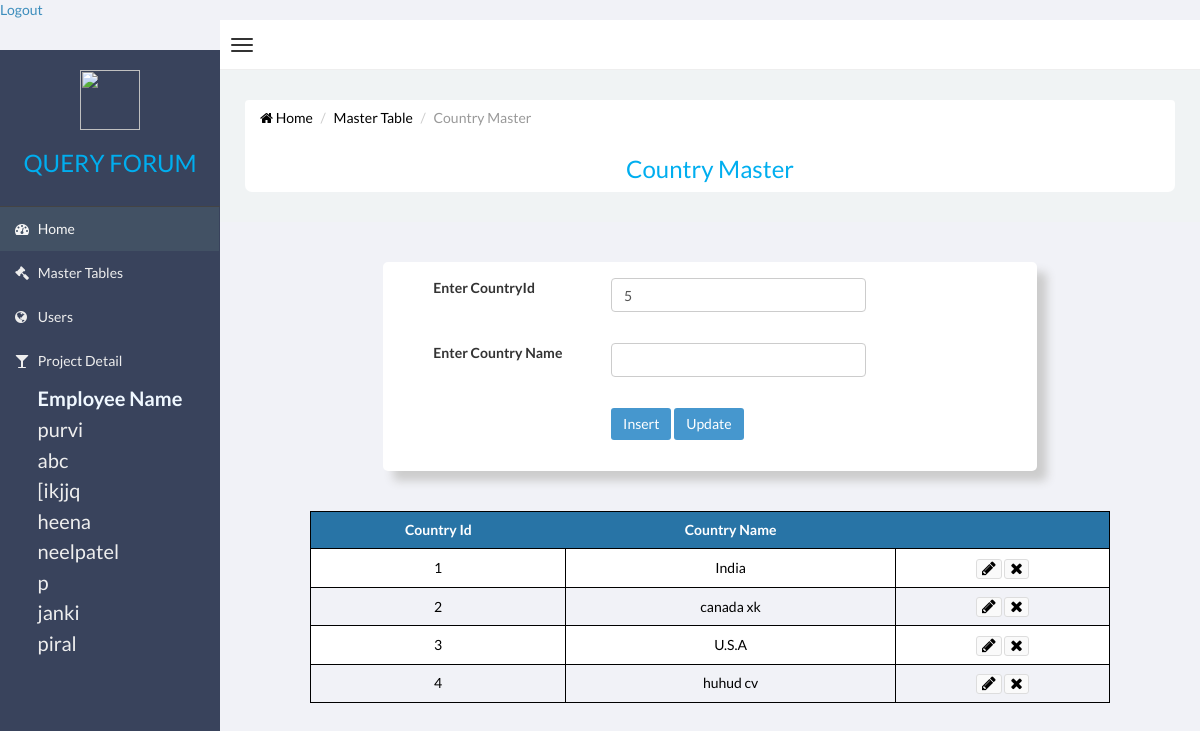
The app's page /web/Master/countrymaster.php with its own data.
### tables this page shows
CREATE TABLE `employeemaster` (
  `EmployeeId` int(11) NOT NULL,
  `EmployeeName` varchar(20) NOT NULL,
  `Address` text NOT NULL,
  `ContactNo` int(11) NOT NULL,
  `CityId` int(11) NOT NULL,
  `UserName` varchar(20) NOT NULL
);

CREATE TABLE `countrymaster` (
  `CountryId` int(11) NOT NULL,
  `CountryName` varchar(20) NOT NULL
);

### web/Master/countrymaster.php (the view, shortened to what this page needs)
<!DOCTYPE html PUBLIC "-//W3C//DTD XHTML 1.0 Transitional//EN" "http://www.w3.org/TR/xhtml1/DTD/xhtml1-transitional.dtd">
<html xmlns="http://www.w3.org/1999/xhtml">
<head>
	<link rel="stylesheet" type="text/css" href="css/admin.css">
    <link href="css/bootstrap.min.css" rel="stylesheet" type="text/css" />
    <link href="css/font-awesome.min.css" rel="stylesheet" type="text/css" />
    <link href="css/ionicons.min.css" rel="stylesheet" type="text/css" />
    <link href="css/morris/morris.css" rel="stylesheet" type="text/css" />
    <link href="css/jvectormap/jquery-jvectormap-1.2.2.css" rel="stylesheet" type="text/css" />
    <link href="css/datepicker/datepicker3.css" rel="stylesheet" type="text/css" />
    <link href="css/daterangepicker/daterangepicker-bs3.css" rel="stylesheet" type="text/css" />
    <link href="css/iCheck/all.css" rel="stylesheet" type="text/css" />
    <link href="css/style.css" rel="stylesheet" type="text/css" />
<?php
	$CountryId=$CountryName="";
 $qry= mysql_query("select max(CountryId)+1 from countrymaster");
								   $countryid=mysql_fetch_row($qry);
								   $CountryId=$countryid[0];
?>
</head>
 <body class="skin-black   ">
        <header class="header">
           <a href="../employee/login.php">Logout</a>
            <nav class="navbar navbar-static-top" role="navigation">
                <a href="#" class="navbar-btn sidebar-toggle" data-toggle="offcanvas" role="button">
                    <span class="icon-bar"></span>
                    <span class="icon-bar"></span>
                    <span class="icon-bar"></span>
                </a>
                    </nav>
                </header>
                <div class="wrapper row-offcanvas row-offcanvas-left">
                    <aside class="left-side sidebar-offcanvas">
                        <section class="sidebar">
							<div class="row logomargin">
							<center>
							<img src="image/logo.png" height="60px" width="60px" />
								<h3 class="logofont">QUERY FORUM</h3>
							</center>
							</div>
                            <ul class="sidebar-menu">
                                <li class="active">
                                    <a href="../index.php">
                                        <i class="fa fa-dashboard"></i> <span>Home</span>
                                    </a>
                                </li>
                                <li>
                                    <a href="mainmasterpage.php">
                                        <i class="fa fa-gavel"></i> <span>Master Tables</span>
                                    </a>
                                </li>
                                <li>
                                    <a href="../user/mainuserpage.php">
                                        <i class="fa fa-globe"></i> <span>Users</span>
                                    </a>
                                </li>
                                <li>
                                    <a href="../project/mainprojectpage.php">
                                        <i class="fa fa-glass"></i> <span>Project Detail</span>
                                     </a>
                                </li>
                            </ul>
                            <?php
							$qry = mysql_query("select EmployeeId,EmployeeName from employeemaster");
							echo "<center>";
							echo "<table>";
							echo "<th class='font'>Employee Name</th>";
							if($qry)
	  {
	     while($rw=mysql_fetch_assoc($qry))
		 {
		 extract($rw);
		 echo "<tr><td class='font'><a href='#' onclick=showPopup($EmployeeId,'".$EmployeeName."');>$EmployeeName</a></td></tr>";
		 }
	  }
							echo "</table>";
							echo "</center>";
							?>
                        </section>
                    </aside>
                    <aside class="right-side">
	<section class="content">
	<div class="row bgwhite margin">
			<ul class="breadcrumb">
                                <li><a href="../index.php"><i class="fa fa-home"></i> Home</a></li>
                                <li><a href="mainmasterpage.php">Master Table</a></li>
								<li class="logofont active">Country Master</li>
      </ul>
		<center><h3 class="logofont">Country Master</h3></center>
	</div>
</section>
	<div class="col-xs-offset-2 col-lg-8">
		<div class="row bg">
			<div class="form-group">
                                   <div class="row">
                                   <div class="col-lg-4">  </div>
                                   <div class="col-lg-5"> </div>
                                   </div>
          </div>
								  <form method="post" action="">
                           <div class="form-group">
                           <div class="row">
                           <div class="col-lg-4">
                          	 <label class="black">Enter CountryId</label>
                           </div>
                            <div class="col-lg-5">
     <input type="text" name="countryid" class="form-control" value="<?php if(isset($CountryId)) { echo $CountryId; }?>" />
                            </div>
                            </div>
                            </div>
                                   <div class="form-group">
                                   <div class="row">
                                   <div class="col-lg-4">  </div>
                                   <div class="col-lg-5"> </div>
                                   </div>
                                   </div>
                           <div class="form-group">
                           <div class="row">
                           <div class="col-lg-4">
                          	 <label class="black">Enter Country Name</label>
                           </div>
                            <div class="col-lg-5">
  <input type="text" name="countryname" class="form-control" value="<?php if(isset($CountryName)) { echo $CountryName; }?> "/>
                            </div>
                            </div>
                            </div>
                            		 <div class="form-group">
                                   <div class="row">
                                   <div class="col-lg-4">  </div>
                                   <div class="col-lg-5"> </div>
                                   </div>
                                   </div>
                             <div class="form-group">
                             <div class="row">
                                   <div class="col-lg-4">  </div>
                                   <div class="col-lg-5">
                                   <input type="submit" class="btn btn-primary" name="insert" value="Insert" />
                                   <input type="submit" class="btn btn-primary" name="update" value="Update" />
                                   </div>
                               </div>
                              </div>
                              		 <div class="form-group">
                                   <div class="row">
                                   <div class="col-lg-4">  </div>
                                   <div class="col-lg-5"> </div>
                                   </div>
                                   </div>
                        </form>
      </div>
  </div>
                              <div  class="show">
<?php
     $qry = mysql_query("select CountryId,CountryName from countrymaster");
	 echo "<center>";
	  echo "<table>";
	  echo "<tr><th> Country Id </th><th> Country Name </th><th></th></tr>";
	  if($qry)
	  {
	     while($rw=mysql_fetch_assoc($qry))
		 {
		 extract($rw);
		 echo "<tr><td>$CountryId</td><td>$CountryName</td>
		 <td>
		  <button class='btn btn-default btn-xs'>
		  <a href=?countryid=$CountryId&flg=Edit><i class='fa fa-pencil'></a></i></button>
		  <button class='btn btn-default btn-xs'>
		<a href=?countryid=$CountryId&flg=Delete><i class='fa fa-times'></a></i></button></td></tr>";
		 }
	  }
      echo "</table>";
	  echo "</center>";
?>
	 </div>
        </div>
</body>
</html>

### web/Master/css/admin.css (style rules this page uses)
.logomargin { margin-top:20px; margin-bottom:20px; }
.logofont { color:#00AEEF; }
.margin { margin-left:30px; margin-right:30px; border-radius:7px; }
.bgwhite { background:#FFFFFF; }
.bg { margin-top:40px; background:#FFF; border-radius:5px; box-shadow: 10px 10px 10px #CCCCCC; margin-bottom:40px; }
.black { padding-left:50px; }
.show table { border-collapse: collapse; width:800px; margin-bottom:20px; text-align-last:center; font-size:14px; color:#000000; }
.show table, .show tr,.show td { border: 1px solid black; vertical-align:middle; color:#000; text-align-last:center; }
.show tr { height:10px; }
.show th { text-align-last:center; background-color:#2874A6; color:#FFFFFF; }
.show tr,.show td,.show th { padding:8px; text-align:left; }
.show tr:nth-child(even) { background-color:#FFFFFF; }
.show i { color:black; font-size:16px; }
.show1 table, .show tr,.show td { border: 1px solid black; vertical-align:middle; color:#000; }
.font { font-size:20px; color: aliceblue; }

### records on screen
employeemaster: EmployeeName "purvi"
employeemaster: EmployeeName "abc"
employeemaster: EmployeeName "[ikjjq"
employeemaster: EmployeeName "heena"
employeemaster: EmployeeName "neelpatel"
employeemaster: EmployeeName "p"
employeemaster: EmployeeName "janki"
employeemaster: EmployeeName "piral"
countrymaster: CountryId "1", CountryName "India"
countrymaster: CountryId "2", CountryName "canada xk"
countrymaster: CountryId "3", CountryName "U.S.A"
countrymaster: CountryId "4", CountryName "huhud cv"
